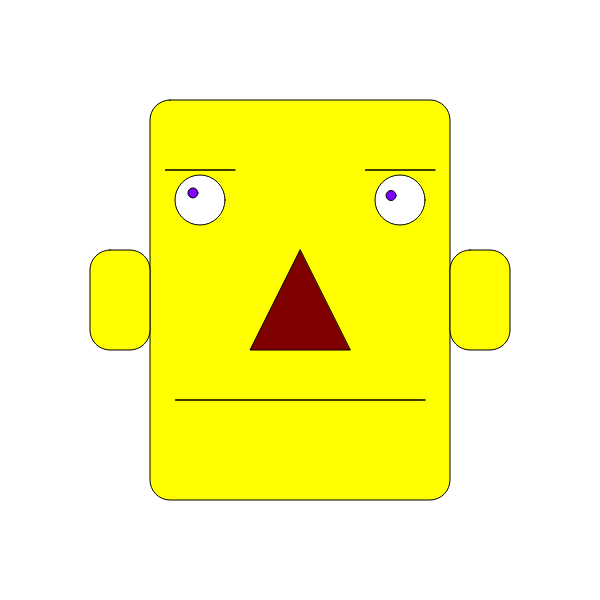
Frame 1 (no input)
Frame 60 (no input): identical to frame 1, image omitted
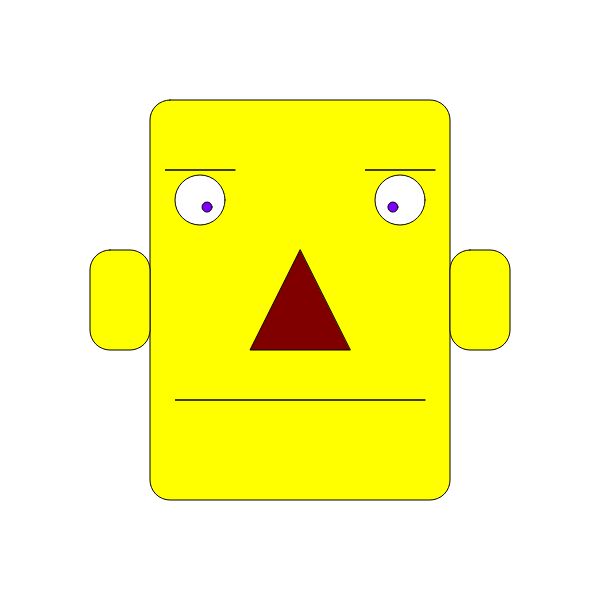
Frame 120 (the mouse pressed at the canvas centre since frame 60)

The p5.js sketch that drew these frames (run headless with seeded random() and noise() and a simulated clock; from frame 60 on, the mouse is pressed at the canvas centre):

// p5.js sketch
// ── sketch.js
let venstre = false;
let hoyre = false;
let opp = false;
let ned = false;
let e = false;
let q = false;
let space = false;

function setup() {
  createCanvas(600, 600);
}

function keyPressed() {
  if (key == "a") {
    venstre = true;
  }
  if (key == "d") {
    hoyre = true;
  }

  if (key == "w") {
    opp = true;
  }
  if (key == "s") {
    ned = true;
  }
  if (key == "e") {
    e = true;
  }
  if (key == "q") {
    q = true;
  }
  if (key == " ") {
    space = true;
  }
}

function keyReleased() {
  if (key == "a") {
    venstre = false;
  }
  if (key == "d") {
    hoyre = false;
  }
  if (key == "w") {
    opp = false;
  }
  if (key == "s") {
    ned = false;
  }
  if (key == "e") {
    e = false;
  }
  if (key == "q") {
    q = false;
  }
  if (key == " ") {
    space = false;
  }
}

function tegnOye(x, y, erÅpent, minus) {
  if (erÅpent) {
    // Øyne
    fill(255);
    ellipse(x, y, 50, 50);

    let dx = mouseX - x;
    let dy = mouseY - y;
    let avstand = dist(x, y, mouseX, mouseY);
    let vinkel = atan2(dx, dy);
    let x2 = sin(vinkel) * Math.min(10, avstand);
    let y2 = cos(vinkel) * Math.min(10, avstand);
    let pupillx = x + x2;
    let pupilly = y + y2;

    if (venstre) pupillx += x2 * minus;
    if (hoyre) pupillx -= x2 * minus;
    if (opp) pupilly += y2 * minus;
    if (ned) pupilly -= y2 * minus;

    fill(128, 0, 255);
    ellipse(pupillx, pupilly, 10, 10);
  } else {
    strokeWeight(3);
    line(x - 25, y, x + 25, y);
    strokeWeight(1);
  }
}

function draw() {
  let midtenx = width / 2;
  let midteny = height / 2;

  background(255, 255, 255);

  // ansikt
  fill(255, 255, 0);
  rect(midtenx - 150, midteny - 200, 300, 400, 20, 20, 20, 20);

  // Pannerynke

  if (opp) {
    ellipse(midtenx, midteny - 180, 250, 0);
    ellipse(midtenx, midteny - 170, 250, 0);
  }

  // øyne

  tegnOye(midtenx - 100, midteny - 100, !q, -1);
  tegnOye(midtenx + 100, midteny - 100, !e, 1);

  // øyenbryn
  if (opp) {
    ellipse(midtenx - 100, midteny - 160, 70, 0);
    ellipse(midtenx + 100, midteny - 160, 70, 0);
  } else {
    ellipse(midtenx - 100, midteny - 130, 70, 0);
    ellipse(midtenx + 100, midteny - 130, 70, 0);
  }

  // munn
  ellipse(midtenx, midteny + 100, 250, 0);

  // tunge
  if (ned) {
    fill(255, 100, 100);
    rect(midtenx, midteny + 100, 50, 50, 0, 0, 20, 20);
    ellipse(midtenx + 25, midteny + 115, 0, 30);
  }

  // nese
  fill(128, 0, 0);
  triangle(
    midtenx,
    midteny - 50,
    midtenx - 50,
    midteny + 50,
    midtenx + 50,
    midteny + 50
  );

  if (venstre) {
    fill(0, 128, 0);
    rect(midtenx - 40, midteny + 50, 20, 40, 0, 0, 10, 10);
    ellipse(midtenx - 33, midteny + 80, 2, 2);
    ellipse(midtenx - 27, midteny + 80, 2, 2);
  }

  if (hoyre) {
    fill(0, 128, 0);
    rect(midtenx + 20, midteny + 50, 20, 40, 0, 0, 10, 10);
    ellipse(midtenx + 33, midteny + 80, 2, 2);
    ellipse(midtenx + 27, midteny + 80, 2, 2);
  }

  // ører
  fill(255, 255, 0);
  rect(midtenx - 210, midteny - 50, 60, 100, 20, 20, 20, 20);
  rect(midtenx + 150, midteny - 50, 60, 100, 20, 20, 20, 20);

  if (space) {
    fill(255, 128, 128);
    rect(midtenx - 210 - 40, midteny - 10, 40, 20, 10, 0, 0, 10);
    rect(midtenx + 210, midteny - 10, 40, 20, 0, 10, 10, 0);
  }
}

// ── style.css
body {
    background-color: aquamarine;
}
h1 {
    text-align: center;
    color: limegreen;
    font-style: italic;
}

h2 {
    text-align: center;
    color: brown;
    font-style: italic;
}

li {
    color: blue;
}

p {
    color: blueviolet;
}

img {
    border-radius: 50%;
    display: block;
    margin-left: auto;
    margin-right: auto;
    width: 50%;
    border-color: coral; 
    border-width: 10px;
    border-style: solid;
}

.sitat {
    font-weight: bold;
    font-style: italic;
}
